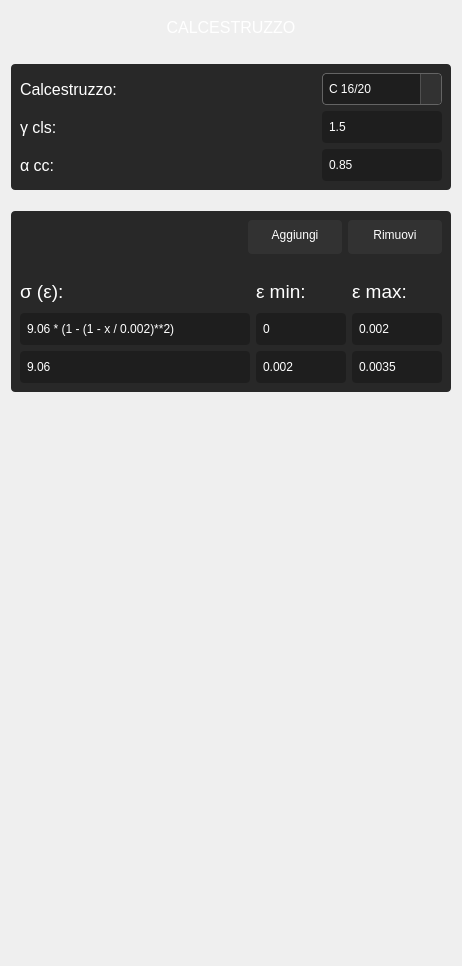
          <widget class="QWidget" name="page_materiali_calcestruzzo">
           <layout class="QVBoxLayout" name="verticalLayout_8">
            <item>
             <widget class="QLabel" name="label_176">
              <property name="minimumSize">
               <size>
                <width>70</width>
                <height>32</height>
               </size>
              </property>
              <property name="font">
               <font>
                <family>Segoe UI</family>
                <pointsize>12</pointsize>
                <weight>57</weight>
                <italic>false</italic>
                <bold>false</bold>
               </font>
              </property>
              <property name="layoutDirection">
               <enum>Qt::LeftToRight</enum>
              </property>
              <property name="styleSheet">
               <string notr="true">font:460 12pt &quot;Segoe UI&quot;;
color: rgb(255,255,255);</string>
              </property>
              <property name="text">
               <string>CALCESTRUZZO</string>
              </property>
              <property name="alignment">
               <set>Qt::AlignCenter</set>
              </property>
             </widget>
            </item>
            <item>
             <spacer name="verticalSpacer_16">
              <property name="orientation">
               <enum>Qt::Vertical</enum>
              </property>
              <property name="sizeType">
               <enum>QSizePolicy::Fixed</enum>
              </property>
              <property name="sizeHint" stdset="0">
               <size>
                <width>20</width>
                <height>15</height>
               </size>
              </property>
             </spacer>
            </item>
            <item>
             <widget class="QFrame" name="frame_6">
              <property name="styleSheet">
               <string notr="true">background-color: rgb(40,40,40);
border-radius:4px</string>
              </property>
              <property name="frameShape">
               <enum>QFrame::StyledPanel</enum>
              </property>
              <property name="frameShadow">
               <enum>QFrame::Raised</enum>
              </property>
              <layout class="QVBoxLayout" name="verticalLayout_12">
               <item>
                <layout class="QGridLayout" name="gridLayout_2">
                 <item row="0" column="2">
                  <widget class="QComboBox" name="calcestruzzo_combobox">
                   <property name="sizePolicy">
                    <sizepolicy hsizetype="Preferred" vsizetype="Preferred">
                     <horstretch>0</horstretch>
                     <verstretch>0</verstretch>
                    </sizepolicy>
                   </property>
                   <property name="minimumSize">
                    <size>
                     <width>120</width>
                     <height>32</height>
                    </size>
                   </property>
                   <property name="maximumSize">
                    <size>
                     <width>120</width>
                     <height>32</height>
                    </size>
                   </property>
                   <property name="mouseTracking">
                    <bool>false</bool>
                   </property>
                   <property name="styleSheet">
                    <string notr="true">QComboBox {
    font: 400 10pt &quot;Segoe UI&quot;;
    color: rgb(255, 255, 255);
    background-color: rgb(30, 30, 30);
    border: 1px solid rgb(100, 100, 100);
    border-radius: 4px;
    padding: 4px 6px;
    padding-right: 20px; /* spazio per la freccia */
}

QComboBox:hover {
    background-color: rgb(40, 40, 40);
    border: 1px solid rgb(120, 120, 120);
}

QComboBox::drop-down {
    subcontrol-origin: padding;
    subcontrol-position: top right;
    width: 20px;
    border-left: 1px solid rgb(80, 80, 80);
    background-color: rgb(50, 50, 50);
    border-top-right-radius: 4px;
    border-bottom-right-radius: 4px;
}

QComboBox::down-arrow {
    image: url(:/icons/arrow-down-white.png); /* Assicurati di avere un'icona bianca */
    width: 12px;
    height: 12px;
}

QComboBox QAbstractItemView {
    background-color: rgb(30, 30, 30);
    color: white;
    border: 1px solid rgb(90, 90, 90);
    selection-background-color: rgb(60, 60, 60);
    selection-color: white;
    outline: 0;
}
</string>
                   </property>
                   <property name="insertPolicy">
                    <enum>QComboBox::InsertAtBottom</enum>
                   </property>
                   <item>
                    <property name="text">
                     <string>C 16/20</string>
                    </property>
                   </item>
                   <item>
                    <property name="text">
                     <string>C 20/25</string>
                    </property>
                   </item>
                   <item>
                    <property name="text">
                     <string>C 25/30</string>
                    </property>
                   </item>
                   <item>
                    <property name="text">
                     <string>C 30/37</string>
                    </property>
                   </item>
                   <item>
                    <property name="text">
                     <string>C 35/45</string>
                    </property>
                   </item>
                   <item>
                    <property name="text">
                     <string>C 40/50</string>
                    </property>
                   </item>
                   <item>
                    <property name="text">
                     <string>C 45/55</string>
                    </property>
                   </item>
                  </widget>
                 </item>
                 <item row="1" column="0">
                  <widget class="QLabel" name="label_168">
                   <property name="minimumSize">
                    <size>
                     <width>70</width>
                     <height>32</height>
                    </size>
                   </property>
                   <property name="font">
                    <font>
                     <family>Segoe UI</family>
                     <pointsize>12</pointsize>
                     <weight>50</weight>
                     <italic>false</italic>
                     <bold>false</bold>
                    </font>
                   </property>
                   <property name="layoutDirection">
                    <enum>Qt::LeftToRight</enum>
                   </property>
                   <property name="styleSheet">
                    <string notr="true">font:400 12pt &quot;Segoe UI&quot;;
color: rgb(255,255,255);</string>
                   </property>
                   <property name="text">
                    <string>γ cls:</string>
                   </property>
                   <property name="alignment">
                    <set>Qt::AlignLeading|Qt::AlignLeft|Qt::AlignVCenter</set>
                   </property>
                  </widget>
                 </item>
                 <item row="2" column="0">
                  <widget class="QLabel" name="label_169">
                   <property name="minimumSize">
                    <size>
                     <width>70</width>
                     <height>32</height>
                    </size>
                   </property>
                   <property name="font">
                    <font>
                     <family>Segoe UI</family>
                     <pointsize>12</pointsize>
                     <weight>50</weight>
                     <italic>false</italic>
                     <bold>false</bold>
                    </font>
                   </property>
                   <property name="layoutDirection">
                    <enum>Qt::LeftToRight</enum>
                   </property>
                   <property name="styleSheet">
                    <string notr="true">font:400 12pt &quot;Segoe UI&quot;;
color: rgb(255,255,255);</string>
                   </property>
                   <property name="text">
                    <string>α cc:</string>
                   </property>
                   <property name="alignment">
                    <set>Qt::AlignLeading|Qt::AlignLeft|Qt::AlignVCenter</set>
                   </property>
                  </widget>
                 </item>
                 <item row="1" column="2">
                  <widget class="QLineEdit" name="calcestruzzo_gamma">
                   <property name="sizePolicy">
                    <sizepolicy hsizetype="Preferred" vsizetype="Preferred">
                     <horstretch>0</horstretch>
                     <verstretch>0</verstretch>
                    </sizepolicy>
                   </property>
                   <property name="minimumSize">
                    <size>
                     <width>120</width>
                     <height>32</height>
                    </size>
                   </property>
                   <property name="maximumSize">
                    <size>
                     <width>120</width>
                     <height>32</height>
                    </size>
                   </property>
                   <property name="styleSheet">
                    <string notr="true">background-color: rgb(30,30,30);
font: 10pt &quot;Segoe UI&quot;;
color: rgb(255, 255, 255);
padding-left: 5px;
border-radius:4px</string>
                   </property>
                   <property name="text">
                    <string>1.5</string>
                   </property>
                  </widget>
                 </item>
                 <item row="2" column="2">
                  <widget class="QLineEdit" name="calcestruzzo_alpha">
                   <property name="sizePolicy">
                    <sizepolicy hsizetype="Preferred" vsizetype="Preferred">
                     <horstretch>0</horstretch>
                     <verstretch>0</verstretch>
                    </sizepolicy>
                   </property>
                   <property name="minimumSize">
                    <size>
                     <width>120</width>
                     <height>32</height>
                    </size>
                   </property>
                   <property name="maximumSize">
                    <size>
                     <width>120</width>
                     <height>32</height>
                    </size>
                   </property>
                   <property name="styleSheet">
                    <string notr="true">background-color: rgb(30,30,30);
font: 10pt &quot;Segoe UI&quot;;
color: rgb(255, 255, 255);
padding-left: 5px;
border-radius:4px</string>
                   </property>
                   <property name="text">
                    <string>0.85</string>
                   </property>
                  </widget>
                 </item>
                 <item row="0" column="0">
                  <widget class="QLabel" name="label_170">
                   <property name="minimumSize">
                    <size>
                     <width>140</width>
                     <height>32</height>
                    </size>
                   </property>
                   <property name="font">
                    <font>
                     <family>Segoe UI</family>
                     <pointsize>12</pointsize>
                     <weight>50</weight>
                     <italic>false</italic>
                     <bold>false</bold>
                    </font>
                   </property>
                   <property name="layoutDirection">
                    <enum>Qt::LeftToRight</enum>
                   </property>
                   <property name="styleSheet">
                    <string notr="true">font:400 12pt &quot;Segoe UI&quot;;
color: rgb(255,255,255);</string>
                   </property>
                   <property name="text">
                    <string>Calcestruzzo:</string>
                   </property>
                   <property name="alignment">
                    <set>Qt::AlignLeading|Qt::AlignLeft|Qt::AlignVCenter</set>
                   </property>
                  </widget>
                 </item>
                 <item row="1" column="1">
                  <spacer name="horizontalSpacer_5">
                   <property name="orientation">
                    <enum>Qt::Horizontal</enum>
                   </property>
                   <property name="sizeHint" stdset="0">
                    <size>
                     <width>40</width>
                     <height>20</height>
                    </size>
                   </property>
                  </spacer>
                 </item>
                </layout>
               </item>
              </layout>
             </widget>
            </item>
            <item>
             <spacer name="verticalSpacer_15">
              <property name="orientation">
               <enum>Qt::Vertical</enum>
              </property>
              <property name="sizeType">
               <enum>QSizePolicy::Fixed</enum>
              </property>
              <property name="sizeHint" stdset="0">
               <size>
                <width>20</width>
                <height>15</height>
               </size>
              </property>
             </spacer>
            </item>
            <item>
             <widget class="QFrame" name="frame_7">
              <property name="maximumSize">
               <size>
                <width>446</width>
                <height>16777215</height>
               </size>
              </property>
              <property name="styleSheet">
               <string notr="true">background-color: rgb(40,40,40);
border-radius:4px</string>
              </property>
              <property name="frameShape">
               <enum>QFrame::StyledPanel</enum>
              </property>
              <property name="frameShadow">
               <enum>QFrame::Raised</enum>
              </property>
              <layout class="QVBoxLayout" name="verticalLayout_4">
               <item>
                <layout class="QHBoxLayout" name="horizontalLayout_6">
                 <item>
                  <spacer name="horizontalSpacer_2">
                   <property name="orientation">
                    <enum>Qt::Horizontal</enum>
                   </property>
                   <property name="sizeHint" stdset="0">
                    <size>
                     <width>40</width>
                     <height>20</height>
                    </size>
                   </property>
                  </spacer>
                 </item>
                 <item>
                  <widget class="QPushButton" name="btn_calcestruzzo_aggiungi">
                   <property name="sizePolicy">
                    <sizepolicy hsizetype="Preferred" vsizetype="Fixed">
                     <horstretch>0</horstretch>
                     <verstretch>0</verstretch>
                    </sizepolicy>
                   </property>
                   <property name="minimumSize">
                    <size>
                     <width>94</width>
                     <height>34</height>
                    </size>
                   </property>
                   <property name="maximumSize">
                    <size>
                     <width>94</width>
                     <height>34</height>
                    </size>
                   </property>
                   <property name="styleSheet">
                    <string notr="true">QPushButton{
	background-color: rgb(50,50,50);
    font:400 12pt &quot;Segoe UI&quot;;
    color: rgb(255,255,255);
	padding-bottom: 4px;
	border-radius:4px;
}
QPushButton:hover {
    background-color: rgb(30,30,30);
	border: 1px solid rgb(120,120,120);
}</string>
                   </property>
                   <property name="text">
                    <string>Aggiungi</string>
                   </property>
                  </widget>
                 </item>
                 <item>
                  <widget class="QPushButton" name="btn_calcestruzzo_rimuovi">
                   <property name="sizePolicy">
                    <sizepolicy hsizetype="Preferred" vsizetype="Fixed">
                     <horstretch>0</horstretch>
                     <verstretch>0</verstretch>
                    </sizepolicy>
                   </property>
                   <property name="minimumSize">
                    <size>
                     <width>94</width>
                     <height>34</height>
                    </size>
                   </property>
                   <property name="maximumSize">
                    <size>
                     <width>94</width>
                     <height>34</height>
                    </size>
                   </property>
                   <property name="styleSheet">
                    <string notr="true">QPushButton{
	background-color: rgb(50,50,50);
    font:400 12pt &quot;Segoe UI&quot;;
    color: rgb(255,255,255);
	padding-bottom: 4px;
	border-radius:4px;
}
QPushButton:hover {
    background-color: rgb(30,30,30);
	border: 1px solid rgb(120,120,120);
}</string>
                   </property>
                   <property name="text">
                    <string>Rimuovi</string>
                   </property>
                  </widget>
                 </item>
                </layout>
               </item>
               <item>
                <spacer name="verticalSpacer_17">
                 <property name="orientation">
                  <enum>Qt::Vertical</enum>
                 </property>
                 <property name="sizeType">
                  <enum>QSizePolicy::Fixed</enum>
                 </property>
                 <property name="sizeHint" stdset="0">
                  <size>
                   <width>20</width>
                   <height>15</height>
                  </size>
                 </property>
                </spacer>
               </item>
               <item>
                <layout class="QHBoxLayout" name="horizontalLayout_3">
                 <item>
                  <layout class="QVBoxLayout" name="layout_calcestruzzo_sigma">
                   <item>
                    <widget class="QLabel" name="label_173">
                     <property name="minimumSize">
                      <size>
                       <width>230</width>
                       <height>32</height>
                      </size>
                     </property>
                     <property name="maximumSize">
                      <size>
                       <width>230</width>
                       <height>16777215</height>
                      </size>
                     </property>
                     <property name="font">
                      <font>
                       <family>Segoe UI</family>
                       <pointsize>14</pointsize>
                       <weight>50</weight>
                       <italic>false</italic>
                       <bold>false</bold>
                      </font>
                     </property>
                     <property name="layoutDirection">
                      <enum>Qt::LeftToRight</enum>
                     </property>
                     <property name="styleSheet">
                      <string notr="true">font:400 14pt &quot;Segoe UI&quot;;
color: rgb(255,255,255);</string>
                     </property>
                     <property name="text">
                      <string>σ (ε):</string>
                     </property>
                     <property name="alignment">
                      <set>Qt::AlignLeading|Qt::AlignLeft|Qt::AlignVCenter</set>
                     </property>
                    </widget>
                   </item>
                   <item>
                    <widget class="QLineEdit" name="calcestruzzo_sigma_1">
                     <property name="sizePolicy">
                      <sizepolicy hsizetype="Preferred" vsizetype="Preferred">
                       <horstretch>0</horstretch>
                       <verstretch>0</verstretch>
                      </sizepolicy>
                     </property>
                     <property name="minimumSize">
                      <size>
                       <width>230</width>
                       <height>32</height>
                      </size>
                     </property>
                     <property name="maximumSize">
                      <size>
                       <width>230</width>
                       <height>32</height>
                      </size>
                     </property>
                     <property name="styleSheet">
                      <string notr="true">background-color: rgb(30,30,30);
font: 10pt &quot;Segoe UI&quot;;
color: rgb(255, 255, 255);
padding-left: 5px;
border-radius:4px</string>
                     </property>
                     <property name="text">
                      <string>9.06 * (1 - (1 - x / 0.002)**2)</string>
                     </property>
                    </widget>
                   </item>
                   <item>
                    <widget class="QLineEdit" name="calcestruzzo_sigma_2">
                     <property name="sizePolicy">
                      <sizepolicy hsizetype="Preferred" vsizetype="Preferred">
                       <horstretch>0</horstretch>
                       <verstretch>0</verstretch>
                      </sizepolicy>
                     </property>
                     <property name="minimumSize">
                      <size>
                       <width>230</width>
                       <height>32</height>
                      </size>
                     </property>
                     <property name="maximumSize">
                      <size>
                       <width>230</width>
                       <height>32</height>
                      </size>
                     </property>
                     <property name="styleSheet">
                      <string notr="true">background-color: rgb(30,30,30);
font: 10pt &quot;Segoe UI&quot;;
color: rgb(255, 255, 255);
padding-left: 5px;
border-radius:4px</string>
                     </property>
                     <property name="text">
                      <string>9.06</string>
                     </property>
                    </widget>
                   </item>
                  </layout>
                 </item>
                 <item>
                  <layout class="QVBoxLayout" name="layout_calcestruzzo_epsilon_min">
                   <item>
                    <widget class="QLabel" name="label_174">
                     <property name="minimumSize">
                      <size>
                       <width>90</width>
                       <height>32</height>
                      </size>
                     </property>
                     <property name="maximumSize">
                      <size>
                       <width>90</width>
                       <height>16777215</height>
                      </size>
                     </property>
                     <property name="font">
                      <font>
                       <family>Segoe UI</family>
                       <pointsize>14</pointsize>
                       <weight>50</weight>
                       <italic>false</italic>
                       <bold>false</bold>
                      </font>
                     </property>
                     <property name="layoutDirection">
                      <enum>Qt::LeftToRight</enum>
                     </property>
                     <property name="styleSheet">
                      <string notr="true">font:400 14pt &quot;Segoe UI&quot;;
color: rgb(255,255,255);</string>
                     </property>
                     <property name="text">
                      <string>ε min:</string>
                     </property>
                     <property name="alignment">
                      <set>Qt::AlignLeading|Qt::AlignLeft|Qt::AlignVCenter</set>
                     </property>
                    </widget>
                   </item>
                   <item>
                    <widget class="QLineEdit" name="calcestruzzo_epsilon_min_1">
                     <property name="enabled">
                      <bool>true</bool>
                     </property>
                     <property name="sizePolicy">
                      <sizepolicy hsizetype="Preferred" vsizetype="Preferred">
                       <horstretch>0</horstretch>
                       <verstretch>0</verstretch>
                      </sizepolicy>
                     </property>
                     <property name="minimumSize">
                      <size>
                       <width>90</width>
                       <height>32</height>
                      </size>
                     </property>
                     <property name="maximumSize">
                      <size>
                       <width>90</width>
                       <height>32</height>
                      </size>
                     </property>
                     <property name="styleSheet">
                      <string notr="true">background-color: rgb(30,30,30);
font: 10pt &quot;Segoe UI&quot;;
color: rgb(255, 255, 255);
padding-left: 5px;
border-radius:4px</string>
                     </property>
                     <property name="text">
                      <string>0</string>
                     </property>
                    </widget>
                   </item>
                   <item>
                    <widget class="QLineEdit" name="calcestruzzo_epsilon_min_2">
                     <property name="sizePolicy">
                      <sizepolicy hsizetype="Preferred" vsizetype="Preferred">
                       <horstretch>0</horstretch>
                       <verstretch>0</verstretch>
                      </sizepolicy>
                     </property>
                     <property name="minimumSize">
                      <size>
                       <width>90</width>
                       <height>32</height>
                      </size>
                     </property>
                     <property name="maximumSize">
                      <size>
                       <width>90</width>
                       <height>32</height>
                      </size>
                     </property>
                     <property name="styleSheet">
                      <string notr="true">background-color: rgb(30,30,30);
font: 10pt &quot;Segoe UI&quot;;
color: rgb(255, 255, 255);
padding-left: 5px;
border-radius:4px</string>
                     </property>
                     <property name="text">
                      <string>0.002</string>
                     </property>
                    </widget>
                   </item>
                  </layout>
                 </item>
                 <item>
                  <layout class="QVBoxLayout" name="layout_calcestruzzo_epsilon_max">
                   <item>
                    <widget class="QLabel" name="label_175">
                     <property name="minimumSize">
                      <size>
                       <width>90</width>
                       <height>32</height>
                      </size>
                     </property>
                     <property name="maximumSize">
                      <size>
                       <width>90</width>
                       <height>16777215</height>
                      </size>
                     </property>
                     <property name="font">
                      <font>
                       <family>Segoe UI</family>
                       <pointsize>14</pointsize>
                       <weight>50</weight>
                       <italic>false</italic>
                       <bold>false</bold>
                      </font>
                     </property>
                     <property name="layoutDirection">
                      <enum>Qt::LeftToRight</enum>
                     </property>
                     <property name="styleSheet">
                      <string notr="true">font:400 14pt &quot;Segoe UI&quot;;
color: rgb(255,255,255);</string>
                     </property>
                     <property name="text">
                      <string>ε max:</string>
                     </property>
                     <property name="alignment">
                      <set>Qt::AlignLeading|Qt::AlignLeft|Qt::AlignVCenter</set>
                     </property>
                    </widget>
                   </item>
                   <item>
                    <widget class="QLineEdit" name="calcestruzzo_epsilon_max_1">
                     <property name="sizePolicy">
                      <sizepolicy hsizetype="Preferred" vsizetype="Preferred">
                       <horstretch>0</horstretch>
                       <verstretch>0</verstretch>
                      </sizepolicy>
                     </property>
                     <property name="minimumSize">
                      <size>
                       <width>90</width>
                       <height>32</height>
                      </size>
                     </property>
                     <property name="maximumSize">
                      <size>
                       <width>90</width>
                       <height>32</height>
                      </size>
                     </property>
                     <property name="styleSheet">
                      <string notr="true">background-color: rgb(30,30,30);
font: 10pt &quot;Segoe UI&quot;;
color: rgb(255, 255, 255);
padding-left: 5px;
border-radius:4px</string>
                     </property>
                     <property name="text">
                      <string>0.002</string>
                     </property>
                    </widget>
                   </item>
                   <item>
                    <widget class="QLineEdit" name="calcestruzzo_epsilon_max_2">
                     <property name="sizePolicy">
                      <sizepolicy hsizetype="Preferred" vsizetype="Preferred">
                       <horstretch>0</horstretch>
                       <verstretch>0</verstretch>
                      </sizepolicy>
                     </property>
                     <property name="minimumSize">
                      <size>
                       <width>90</width>
                       <height>32</height>
                      </size>
                     </property>
                     <property name="maximumSize">
                      <size>
                       <width>90</width>
                       <height>32</height>
                      </size>
                     </property>
                     <property name="styleSheet">
                      <string notr="true">background-color: rgb(30,30,30);
font: 10pt &quot;Segoe UI&quot;;
color: rgb(255, 255, 255);
padding-left: 5px;
border-radius:4px</string>
                     </property>
                     <property name="text">
                      <string>0.0035</string>
                     </property>
                    </widget>
                   </item>
                  </layout>
                 </item>
                </layout>
               </item>
              </layout>
             </widget>
            </item>
            <item>
             <spacer name="verticalSpacer_10">
              <property name="orientation">
               <enum>Qt::Vertical</enum>
              </property>
              <property name="sizeHint" stdset="0">
               <size>
                <width>20</width>
                <height>563</height>
               </size>
              </property>
             </spacer>
            </item>
           </layout>
          </widget>
